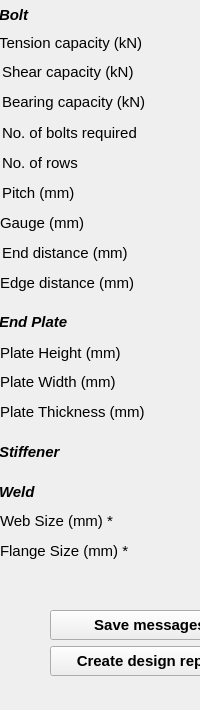
  <widget class="QDockWidget" name="outputDock">
   <property name="sizePolicy">
    <sizepolicy hsizetype="Preferred" vsizetype="Preferred">
     <horstretch>0</horstretch>
     <verstretch>0</verstretch>
    </sizepolicy>
   </property>
   <property name="minimumSize">
    <size>
     <width>125</width>
     <height>710</height>
    </size>
   </property>
   <property name="maximumSize">
    <size>
     <width>310</width>
     <height>710</height>
    </size>
   </property>
   <property name="font">
    <font>
     <family>Arial</family>
     <pointsize>11</pointsize>
     <weight>75</weight>
     <bold>true</bold>
    </font>
   </property>
   <property name="windowTitle">
    <string>Output dock</string>
   </property>
   <attribute name="dockWidgetArea">
    <number>2</number>
   </attribute>
   <widget class="QWidget" name="dockWidgetContents_2">
    <widget class="QLineEdit" name="txt_noBolts">
     <property name="geometry">
      <rect>
       <x>202</x>
       <y>120</y>
       <width>100</width>
       <height>25</height>
      </rect>
     </property>
     <property name="font">
      <font>
       <weight>50</weight>
       <bold>false</bold>
      </font>
     </property>
     <property name="readOnly">
      <bool>true</bool>
     </property>
    </widget>
    <widget class="QLabel" name="t_7">
     <property name="geometry">
      <rect>
       <x>2</x>
       <y>120</y>
       <width>191</width>
       <height>25</height>
      </rect>
     </property>
     <property name="font">
      <font>
       <pointsize>11</pointsize>
       <weight>50</weight>
       <bold>false</bold>
      </font>
     </property>
     <property name="text">
      <string>No. of bolts required</string>
     </property>
    </widget>
    <widget class="QLineEdit" name="txt_rowBolts">
     <property name="geometry">
      <rect>
       <x>202</x>
       <y>150</y>
       <width>100</width>
       <height>25</height>
      </rect>
     </property>
     <property name="font">
      <font>
       <weight>50</weight>
       <bold>false</bold>
      </font>
     </property>
     <property name="readOnly">
      <bool>true</bool>
     </property>
    </widget>
    <widget class="QLineEdit" name="txt_bearCapacity">
     <property name="geometry">
      <rect>
       <x>202</x>
       <y>90</y>
       <width>100</width>
       <height>25</height>
      </rect>
     </property>
     <property name="font">
      <font>
       <weight>50</weight>
       <bold>false</bold>
      </font>
     </property>
     <property name="focusPolicy">
      <enum>Qt::StrongFocus</enum>
     </property>
     <property name="readOnly">
      <bool>true</bool>
     </property>
    </widget>
    <widget class="QLabel" name="label_154">
     <property name="geometry">
      <rect>
       <x>2</x>
       <y>180</y>
       <width>130</width>
       <height>25</height>
      </rect>
     </property>
     <property name="font">
      <font>
       <pointsize>11</pointsize>
       <weight>50</weight>
       <bold>false</bold>
      </font>
     </property>
     <property name="text">
      <string>Pitch (mm)</string>
     </property>
    </widget>
    <widget class="QLineEdit" name="txt_endDist">
     <property name="geometry">
      <rect>
       <x>202</x>
       <y>240</y>
       <width>100</width>
       <height>25</height>
      </rect>
     </property>
     <property name="font">
      <font>
       <weight>50</weight>
       <bold>false</bold>
      </font>
     </property>
     <property name="readOnly">
      <bool>true</bool>
     </property>
    </widget>
    <widget class="QLabel" name="lbl_row_7">
     <property name="geometry">
      <rect>
       <x>2</x>
       <y>150</y>
       <width>130</width>
       <height>25</height>
      </rect>
     </property>
     <property name="font">
      <font>
       <pointsize>11</pointsize>
       <weight>50</weight>
       <bold>false</bold>
      </font>
     </property>
     <property name="text">
      <string>No. of rows</string>
     </property>
    </widget>
    <widget class="QLabel" name="label_155">
     <property name="geometry">
      <rect>
       <x>2</x>
       <y>240</y>
       <width>201</width>
       <height>25</height>
      </rect>
     </property>
     <property name="font">
      <font>
       <pointsize>11</pointsize>
       <weight>50</weight>
       <bold>false</bold>
      </font>
     </property>
     <property name="text">
      <string>End distance (mm)</string>
     </property>
    </widget>
    <widget class="QLabel" name="label_157">
     <property name="geometry">
      <rect>
       <x>-1</x>
       <y>5</y>
       <width>66</width>
       <height>20</height>
      </rect>
     </property>
     <property name="font">
      <font>
       <pointsize>11</pointsize>
       <weight>50</weight>
       <italic>true</italic>
       <bold>false</bold>
       <underline>false</underline>
       <kerning>false</kerning>
      </font>
     </property>
     <property name="text">
      <string>&lt;html&gt;&lt;head/&gt;&lt;body&gt;&lt;p&gt;&lt;span style=&quot; font-weight:600;&quot;&gt;Bolt&lt;/span&gt;&lt;/p&gt;&lt;/body&gt;&lt;/html&gt;</string>
     </property>
    </widget>
    <widget class="QLabel" name="label_158">
     <property name="geometry">
      <rect>
       <x>2</x>
       <y>90</y>
       <width>179</width>
       <height>25</height>
      </rect>
     </property>
     <property name="font">
      <font>
       <pointsize>11</pointsize>
       <weight>50</weight>
       <bold>false</bold>
      </font>
     </property>
     <property name="text">
      <string>&lt;html&gt;&lt;head/&gt;&lt;body&gt;&lt;p&gt;Bearing capacity (kN)&lt;/p&gt;&lt;/body&gt;&lt;/html&gt;</string>
     </property>
    </widget>
    <widget class="QLabel" name="label_161">
     <property name="geometry">
      <rect>
       <x>-1</x>
       <y>310</y>
       <width>130</width>
       <height>25</height>
      </rect>
     </property>
     <property name="font">
      <font>
       <pointsize>11</pointsize>
      </font>
     </property>
     <property name="text">
      <string>&lt;html&gt;&lt;head/&gt;&lt;body&gt;&lt;p&gt;&lt;span style=&quot; font-style:italic;&quot;&gt;End Plate&lt;/span&gt;&lt;/p&gt;&lt;/body&gt;&lt;/html&gt;</string>
     </property>
    </widget>
    <widget class="QLineEdit" name="txt_weldsize_web">
     <property name="geometry">
      <rect>
       <x>202</x>
       <y>510</y>
       <width>100</width>
       <height>25</height>
      </rect>
     </property>
     <property name="font">
      <font>
       <weight>50</weight>
       <bold>false</bold>
      </font>
     </property>
     <property name="readOnly">
      <bool>true</bool>
     </property>
    </widget>
    <widget class="QLabel" name="label_166">
     <property name="geometry">
      <rect>
       <x>-1</x>
       <y>480</y>
       <width>130</width>
       <height>25</height>
      </rect>
     </property>
     <property name="font">
      <font>
       <pointsize>11</pointsize>
      </font>
     </property>
     <property name="text">
      <string>&lt;html&gt;&lt;head/&gt;&lt;body&gt;&lt;p&gt;&lt;span style=&quot; font-weight:600; font-style:italic;&quot;&gt;Weld&lt;/span&gt;&lt;/p&gt;&lt;/body&gt;&lt;/html&gt;</string>
     </property>
    </widget>
    <widget class="QPushButton" name="btn_SaveMessages">
     <property name="geometry">
      <rect>
       <x>50</x>
       <y>610</y>
       <width>200</width>
       <height>30</height>
      </rect>
     </property>
     <property name="toolTip">
      <string>Save log messages</string>
     </property>
     <property name="text">
      <string>Save messages</string>
     </property>
     <property name="autoDefault">
      <bool>true</bool>
     </property>
    </widget>
    <widget class="QPushButton" name="btn_CreateDesign">
     <property name="geometry">
      <rect>
       <x>50</x>
       <y>646</y>
       <width>200</width>
       <height>30</height>
      </rect>
     </property>
     <property name="toolTip">
      <string>Create design report</string>
     </property>
     <property name="text">
      <string>Create design report</string>
     </property>
     <property name="autoDefault">
      <bool>true</bool>
     </property>
    </widget>
    <widget class="QLabel" name="label_159">
     <property name="geometry">
      <rect>
       <x>-1</x>
       <y>30</y>
       <width>161</width>
       <height>25</height>
      </rect>
     </property>
     <property name="font">
      <font>
       <pointsize>11</pointsize>
       <weight>50</weight>
       <bold>false</bold>
      </font>
     </property>
     <property name="text">
      <string>Tension capacity (kN)</string>
     </property>
    </widget>
    <widget class="QLineEdit" name="txt_tensionCapacity">
     <property name="geometry">
      <rect>
       <x>202</x>
       <y>30</y>
       <width>100</width>
       <height>25</height>
      </rect>
     </property>
     <property name="font">
      <font>
       <weight>50</weight>
       <bold>false</bold>
      </font>
     </property>
     <property name="focusPolicy">
      <enum>Qt::StrongFocus</enum>
     </property>
     <property name="text">
      <string/>
     </property>
     <property name="readOnly">
      <bool>true</bool>
     </property>
    </widget>
    <widget class="QLineEdit" name="txt_gauge">
     <property name="geometry">
      <rect>
       <x>202</x>
       <y>210</y>
       <width>100</width>
       <height>25</height>
      </rect>
     </property>
     <property name="font">
      <font>
       <weight>50</weight>
       <bold>false</bold>
      </font>
     </property>
     <property name="readOnly">
      <bool>true</bool>
     </property>
    </widget>
    <widget class="QLabel" name="label_165">
     <property name="geometry">
      <rect>
       <x>0</x>
       <y>210</y>
       <width>131</width>
       <height>25</height>
      </rect>
     </property>
     <property name="font">
      <font>
       <pointsize>11</pointsize>
       <weight>50</weight>
       <bold>false</bold>
      </font>
     </property>
     <property name="text">
      <string>Gauge (mm)</string>
     </property>
    </widget>
    <widget class="QLineEdit" name="txt_shearCapacity">
     <property name="geometry">
      <rect>
       <x>202</x>
       <y>60</y>
       <width>100</width>
       <height>25</height>
      </rect>
     </property>
     <property name="font">
      <font>
       <weight>50</weight>
       <bold>false</bold>
      </font>
     </property>
     <property name="focusPolicy">
      <enum>Qt::StrongFocus</enum>
     </property>
     <property name="readOnly">
      <bool>true</bool>
     </property>
    </widget>
    <widget class="QLabel" name="label_167">
     <property name="geometry">
      <rect>
       <x>2</x>
       <y>60</y>
       <width>179</width>
       <height>25</height>
      </rect>
     </property>
     <property name="font">
      <font>
       <pointsize>11</pointsize>
       <weight>50</weight>
       <bold>false</bold>
      </font>
     </property>
     <property name="text">
      <string>&lt;html&gt;&lt;head/&gt;&lt;body&gt;&lt;p&gt;Shear capacity (kN)&lt;/p&gt;&lt;/body&gt;&lt;/html&gt;</string>
     </property>
    </widget>
    <widget class="QLabel" name="label_162">
     <property name="geometry">
      <rect>
       <x>-1</x>
       <y>440</y>
       <width>130</width>
       <height>25</height>
      </rect>
     </property>
     <property name="font">
      <font>
       <pointsize>11</pointsize>
      </font>
     </property>
     <property name="text">
      <string>&lt;html&gt;&lt;head/&gt;&lt;body&gt;&lt;p&gt;&lt;span style=&quot; font-style:italic;&quot;&gt;Stiffener&lt;/span&gt;&lt;/p&gt;&lt;/body&gt;&lt;/html&gt;</string>
     </property>
    </widget>
    <widget class="QLabel" name="label_160">
     <property name="geometry">
      <rect>
       <x>0</x>
       <y>270</y>
       <width>201</width>
       <height>25</height>
      </rect>
     </property>
     <property name="font">
      <font>
       <pointsize>11</pointsize>
       <weight>50</weight>
       <bold>false</bold>
      </font>
     </property>
     <property name="text">
      <string>Edge distance (mm)</string>
     </property>
    </widget>
    <widget class="QLineEdit" name="txt_edgeDist">
     <property name="geometry">
      <rect>
       <x>202</x>
       <y>270</y>
       <width>100</width>
       <height>25</height>
      </rect>
     </property>
     <property name="font">
      <font>
       <weight>50</weight>
       <bold>false</bold>
      </font>
     </property>
     <property name="readOnly">
      <bool>true</bool>
     </property>
    </widget>
    <widget class="QLineEdit" name="txt_pitch">
     <property name="geometry">
      <rect>
       <x>202</x>
       <y>180</y>
       <width>100</width>
       <height>25</height>
      </rect>
     </property>
     <property name="font">
      <font>
       <weight>50</weight>
       <bold>false</bold>
      </font>
     </property>
     <property name="readOnly">
      <bool>true</bool>
     </property>
    </widget>
    <widget class="QLabel" name="label_180">
     <property name="geometry">
      <rect>
       <x>0</x>
       <y>340</y>
       <width>141</width>
       <height>25</height>
      </rect>
     </property>
     <property name="font">
      <font>
       <pointsize>11</pointsize>
       <weight>50</weight>
       <bold>false</bold>
      </font>
     </property>
     <property name="text">
      <string>Plate Height (mm)</string>
     </property>
    </widget>
    <widget class="QLineEdit" name="txt_platethickness">
     <property name="geometry">
      <rect>
       <x>200</x>
       <y>400</y>
       <width>100</width>
       <height>25</height>
      </rect>
     </property>
     <property name="font">
      <font>
       <weight>50</weight>
       <bold>false</bold>
      </font>
     </property>
     <property name="focusPolicy">
      <enum>Qt::StrongFocus</enum>
     </property>
     <property name="readOnly">
      <bool>true</bool>
     </property>
    </widget>
    <widget class="QLineEdit" name="txt_plateheight">
     <property name="geometry">
      <rect>
       <x>200</x>
       <y>340</y>
       <width>100</width>
       <height>25</height>
      </rect>
     </property>
     <property name="font">
      <font>
       <weight>50</weight>
       <bold>false</bold>
      </font>
     </property>
     <property name="focusPolicy">
      <enum>Qt::StrongFocus</enum>
     </property>
     <property name="text">
      <string/>
     </property>
     <property name="readOnly">
      <bool>true</bool>
     </property>
    </widget>
    <widget class="QLabel" name="label_181">
     <property name="geometry">
      <rect>
       <x>0</x>
       <y>400</y>
       <width>179</width>
       <height>25</height>
      </rect>
     </property>
     <property name="font">
      <font>
       <pointsize>11</pointsize>
       <weight>50</weight>
       <bold>false</bold>
      </font>
     </property>
     <property name="text">
      <string>&lt;html&gt;&lt;head/&gt;&lt;body&gt;&lt;p&gt;Plate Thickness (mm)&lt;/p&gt;&lt;/body&gt;&lt;/html&gt;</string>
     </property>
    </widget>
    <widget class="QLabel" name="label_182">
     <property name="geometry">
      <rect>
       <x>0</x>
       <y>370</y>
       <width>179</width>
       <height>25</height>
      </rect>
     </property>
     <property name="font">
      <font>
       <pointsize>11</pointsize>
       <weight>50</weight>
       <bold>false</bold>
      </font>
     </property>
     <property name="text">
      <string>&lt;html&gt;&lt;head/&gt;&lt;body&gt;&lt;p&gt;Plate Width (mm)&lt;/p&gt;&lt;/body&gt;&lt;/html&gt;</string>
     </property>
    </widget>
    <widget class="QLineEdit" name="txt_platewidth">
     <property name="geometry">
      <rect>
       <x>200</x>
       <y>370</y>
       <width>100</width>
       <height>25</height>
      </rect>
     </property>
     <property name="font">
      <font>
       <weight>50</weight>
       <bold>false</bold>
      </font>
     </property>
     <property name="focusPolicy">
      <enum>Qt::StrongFocus</enum>
     </property>
     <property name="readOnly">
      <bool>true</bool>
     </property>
    </widget>
    <widget class="QLabel" name="label_weld_size_3">
     <property name="geometry">
      <rect>
       <x>0</x>
       <y>509</y>
       <width>131</width>
       <height>25</height>
      </rect>
     </property>
     <property name="font">
      <font>
       <pointsize>11</pointsize>
       <weight>50</weight>
       <bold>false</bold>
      </font>
     </property>
     <property name="text">
      <string>&lt;html&gt;&lt;head/&gt;&lt;body&gt;&lt;p&gt;Web Size (mm) *&lt;/p&gt;&lt;/body&gt;&lt;/html&gt;</string>
     </property>
    </widget>
    <widget class="QLabel" name="label_weld_size_4">
     <property name="geometry">
      <rect>
       <x>0</x>
       <y>539</y>
       <width>131</width>
       <height>25</height>
      </rect>
     </property>
     <property name="font">
      <font>
       <pointsize>11</pointsize>
       <weight>50</weight>
       <bold>false</bold>
      </font>
     </property>
     <property name="text">
      <string>&lt;html&gt;&lt;head/&gt;&lt;body&gt;&lt;p&gt;Flange Size (mm) *&lt;/p&gt;&lt;/body&gt;&lt;/html&gt;</string>
     </property>
    </widget>
    <widget class="QLineEdit" name="txt_weldsize_2">
     <property name="geometry">
      <rect>
       <x>202</x>
       <y>539</y>
       <width>100</width>
       <height>25</height>
      </rect>
     </property>
     <property name="font">
      <font>
       <weight>50</weight>
       <bold>false</bold>
      </font>
     </property>
     <property name="readOnly">
      <bool>true</bool>
     </property>
    </widget>
    <widget class="QPushButton" name="btn_Stiffener_details">
     <property name="geometry">
      <rect>
       <x>200</x>
       <y>440</y>
       <width>101</width>
       <height>30</height>
      </rect>
     </property>
     <property name="toolTip">
      <string>Save log messages</string>
     </property>
     <property name="text">
      <string>Details</string>
     </property>
     <property name="autoDefault">
      <bool>true</bool>
     </property>
    </widget>
    <zorder>txt_noBolts</zorder>
    <zorder>t_7</zorder>
    <zorder>txt_rowBolts</zorder>
    <zorder>txt_bearCapacity</zorder>
    <zorder>label_154</zorder>
    <zorder>txt_endDist</zorder>
    <zorder>lbl_row_7</zorder>
    <zorder>label_155</zorder>
    <zorder>label_157</zorder>
    <zorder>label_158</zorder>
    <zorder>label_161</zorder>
    <zorder>txt_weldsize_web</zorder>
    <zorder>label_166</zorder>
    <zorder>btn_SaveMessages</zorder>
    <zorder>btn_CreateDesign</zorder>
    <zorder>txt_tensionCapacity</zorder>
    <zorder>txt_gauge</zorder>
    <zorder>label_165</zorder>
    <zorder>label_159</zorder>
    <zorder>txt_shearCapacity</zorder>
    <zorder>label_167</zorder>
    <zorder>label_162</zorder>
    <zorder>label_160</zorder>
    <zorder>txt_edgeDist</zorder>
    <zorder>txt_pitch</zorder>
    <zorder>label_180</zorder>
    <zorder>txt_platethickness</zorder>
    <zorder>txt_plateheight</zorder>
    <zorder>label_181</zorder>
    <zorder>label_182</zorder>
    <zorder>txt_platewidth</zorder>
    <zorder>label_weld_size_3</zorder>
    <zorder>label_weld_size_4</zorder>
    <zorder>txt_weldsize_2</zorder>
    <zorder>btn_Stiffener_details</zorder>
   </widget>
  </widget>
